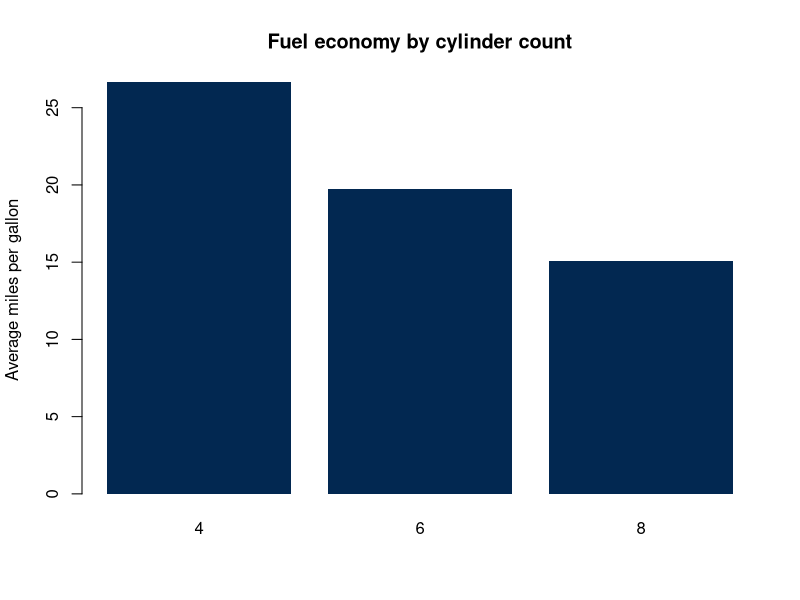

Write R code to recreate this figure.
## ---- chunk 1
#| echo: true
#| output-location: column
avg_mpg = aggregate(mpg ~ cyl, data = mtcars, FUN = mean)

barplot(
  height = avg_mpg$mpg,
  names.arg = avg_mpg$cyl,
  col = "#022851",
  border = NA,
  ylab = "Average miles per gallon",
  main = "Fuel economy by cylinder count"
)
